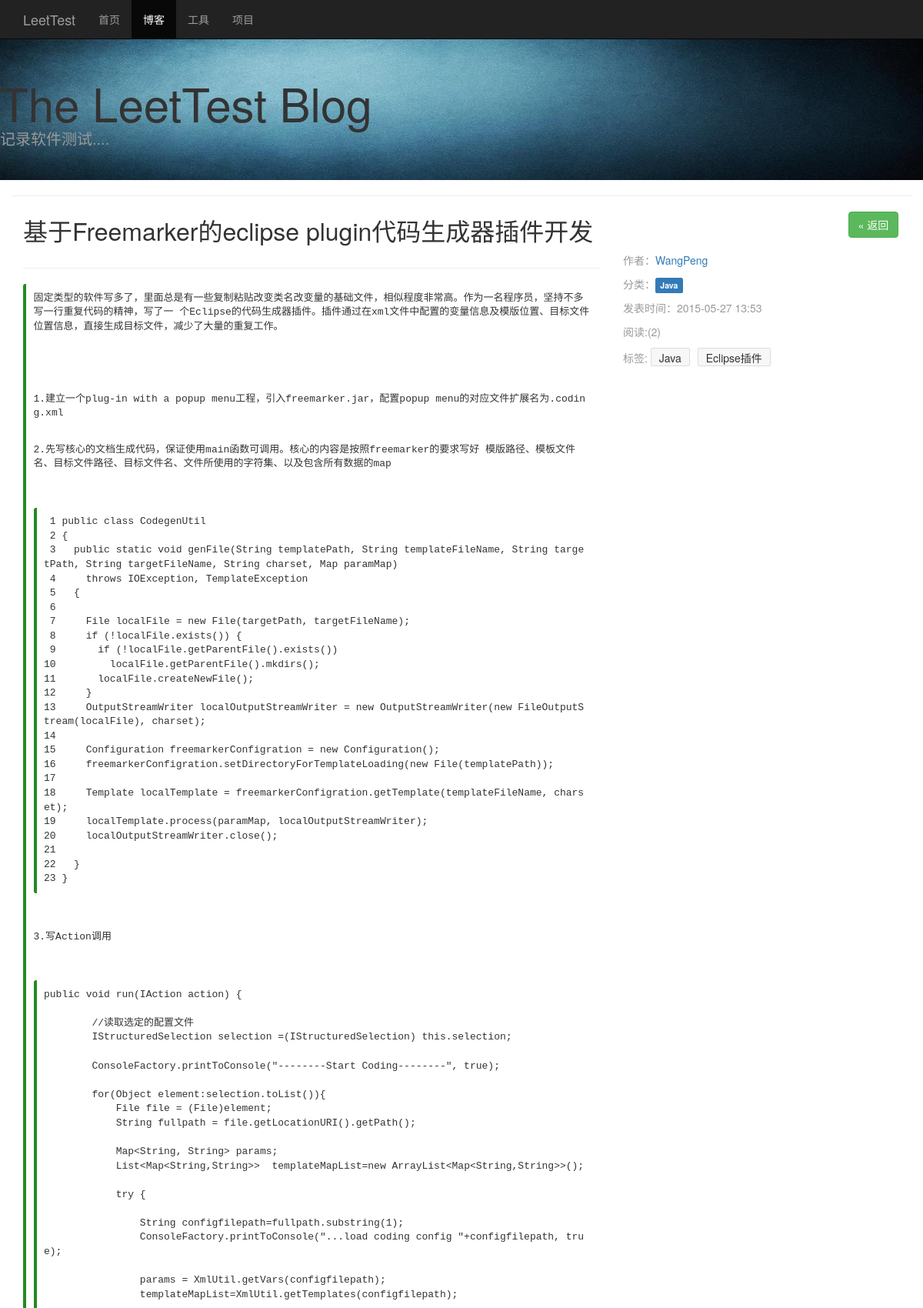
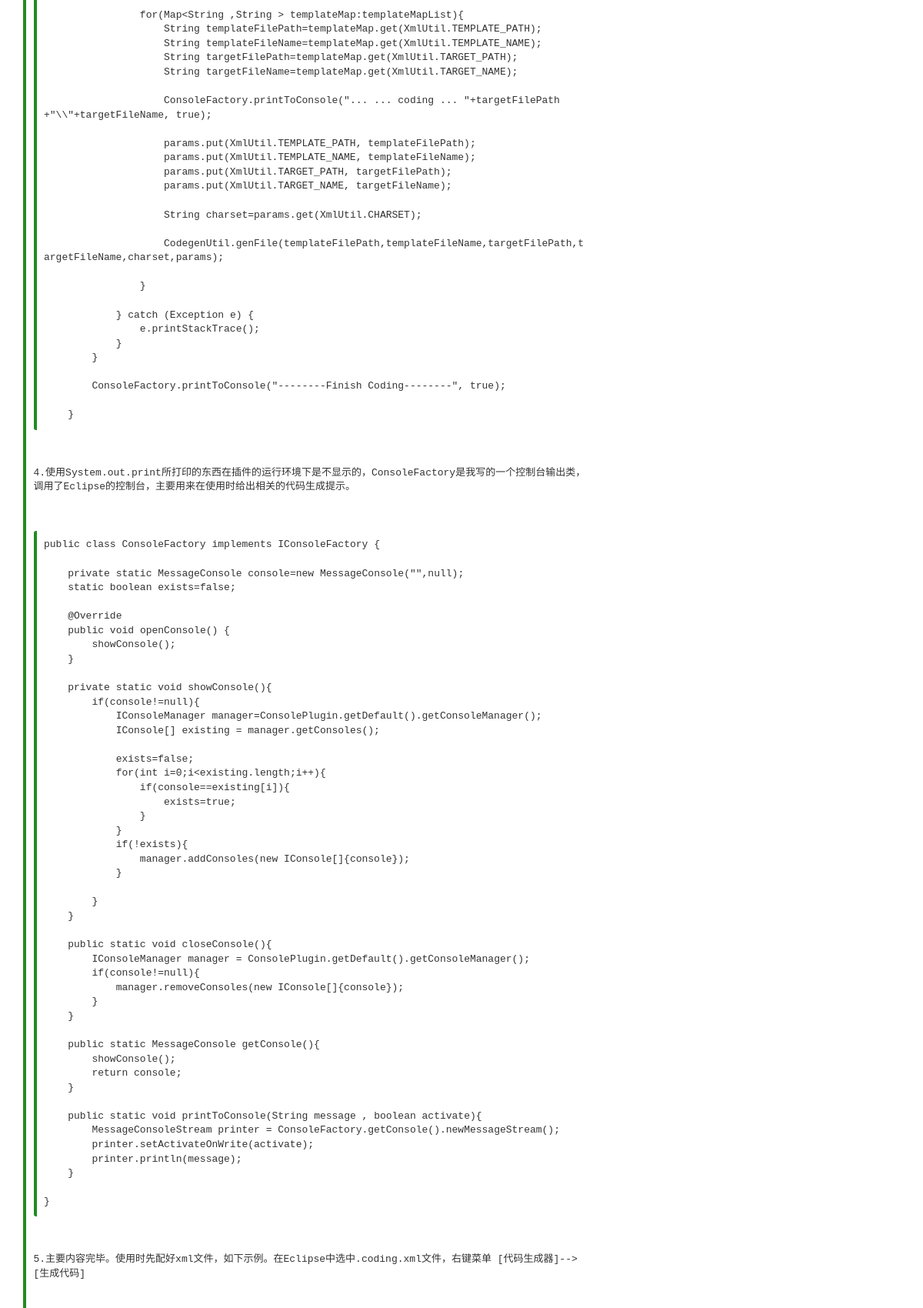
The app's page /blog/2/ (upper part) with its own data (2 pictures, top to bottom).
### blog/models.py (models this page shows, shortened)
class Article(models.Model):
    caption=models.CharField(max_length=50)
    subcaption=models.CharField(max_length=200,blank=True)
    publish_time = models.DateTimeField(auto_now_add=True)
    update_time = models.DateTimeField(auto_now=True)
    author=models.ForeignKey(Author)
    category=models.ForeignKey(Category)
    tags=models.ManyToManyField(Tag,blank=True)
    content=models.TextField()
    readcount=models.IntegerField(default=0)
    ispublic=models.BooleanField('公开发布',default=1)

class Author(models.Model):
    name=models.CharField(max_length=30)
    email=models.CharField(max_length=30,blank=True)
    website=models.CharField(max_length=50,blank=True)
    def __unicode__(self):
        return u'%s' % (self.name)

class Category(models.Model):
    name=models.CharField(max_length=20)
    def __unicode__(self):
        return self.name

### public/models.py (models this page shows, shortened)
class Tag(models.Model):
	RANGE_ALL=0
	RANGE_BLOG_ONLY=1
	RANGE_TOOL_ONLY=2
	tag_name=models.CharField(max_length=20)
	create_time=models.DateTimeField(auto_now_add=True)
	use_range=models.IntegerField(default=0,choices=RANGECHOICE)

### blog/views.py (the view)
# urls.py: url(r'^(?P<article_id>[0-9]+)/$',views.detail,name='detail'),
def detail(request,article_id):
    try:
        article = Article.objects.get(id=article_id)
        article.readcount+=1
        article.save()
        tags=article.tags.all()
    except Article.DoesNotExist:
        raise Http404("文章不存在!")
    if article.ispublic==0 and (not request.user.is_authenticated()):
        raise Http404("权限不足！请登录后重试")
    return render_to_response('article_detail.html', locals(),context_instance=RequestContext(request))

### blog/templates/article_detail.html (shortened to what this page needs)
{% extends "base.html" %}
{% block active-blog %}
  	class="active"
{% endblock %}
{% block css %}
    <link href="/static/css/blog.css" rel="stylesheet">
    <link href="/static/js/syntaxhighlighter/styles/shCore.css" type="text/css" rel="stylesheet"/>
	<link href="/static/js/syntaxhighlighter/styles/shThemeDjango.css" type="text/css" rel="stylesheet"/>
{% endblock %}
{% block content %}
    <div class="blog-header">
        <h1 class="blog-title">The LeetTest Blog</h1>
        <p class="lead blog-description">记录软件测试....</p>
    </div>
    <div class="container ">
    	<div class="row">
			<div class="blog-main">
			<div class="blog-post">
      			<hr>
	    		<div class="blog-post-title col-sm-11">{{ article.caption }}</div>
	    		<div class="col-sm-1">
	    			<p><a class="btn btn-success" href="{% url 'blog:list' %}" role="button">&laquo; 返回</a></p>
		        </div>
		     	<div class="col-sm-8">
      				<hr>
		     		<PRE>{{ article.content|safe }}</PRE>
		     	</div>
		     	<div class="col-sm-3 sol-sm-off-1">
		     		<p class="blog-post-meta">作者：<a href="#">{{ article.author }}</a>
		     		<p class="blog-post-meta">
	      					分类：<a href="../?categoryid={{ article.category.id }}"><span class="label label-primary">{{ article.category }}</span></a>
	      			</p>
	      			<p class="blog-post-meta">发表时间：{{ article.publish_time|date:"Y-m-d H:i" }} </p>
	      			<p class="blog-post-meta">阅读:({{article.readcount}})</p>
	      			<p class="blog-post-meta">标签:
	      				{% for tag in tags%}
			                <a class="tag"href="../?tagid={{ tag.id }}" title="{{tag.tag_name}}">{{tag.tag_name}}</a>
			            {%endfor%}
			        </p>
		     	</div>
	    	</div>
	    	</div>
	    </div>
	    	{% load duoshuo_tags %}
  	</div>
{% endblock %}

### static/css/base.css (style rules this page uses)
body { padding-top: 50px; }

### static/css/blog.css (style rules this page uses)
h1, .h1, h2, .h2, h3, .h3, h4, .h4, h5, .h5, h6, .h6 { margin-top: 0; font-family: "Helvetica Neue", Helvetica, Arial, sans-serif; font-weight: normal; color: #333; }
.blog-header { padding-top: 20px; padding-bottom: 20px; background: url(/static/images/banner0.png) repeat 0 0; background-size:100% 100%; }
.blog-title { margin-top: 30px; margin-bottom: 0; font-size: 60px; font-weight: normal; }
.blog-description { font-size: 20px; color: #999; }
.blog-main { font-size: 18px; line-height: 1.5; }
.blog-post { margin-bottom: 40px; }
.blog-post-title { margin-bottom: 5px; font-size: 32px; }
.blog-post-meta { width: :100%; color: #999; font-size:14px; }
.blog-post pre { white-space: pre-wrap; word-wrap: break-word; border-width:0px; border-left-width:4px; border-left-color: #228B22; border-radius:3px; background-color: #FFFFFF; }
a.tag { background-color:#f7f7f7; border:1px solid #DDD; color:#333; font-size:14px; margin:0 6px 8px 0; padding:0 10px; text-decoration:none; white-space:nowrap; position:relative; border-radius:2px; height:24px; line-height:24px; display:inline-block; }

### records on screen
Article: caption "基于Freemarker的eclipse plugin代码生成器插件开发", content "固定类型的软件写多了，里面总是有一些复制粘贴改变类名改变量的基础文件，相似程度非常高。作为一名程序员，坚持不多写一行重复代码的精神，写了一 个Eclipse的代码生成器插件。插件通过在xml文件中配置的变量信息及模版位置、目标文件位置信息，直接生成目标文件，减少了大量的重复工作。 1.建立一个plug-in with a popup menu工程，引入freemarker.jar，配置popup menu的对应文件扩展名为.coding.xml 2.先写核心的文档生成代码，保证使用main函数可调用。核心的内容是按照freemarker的要求写好 模版路径、模板文件名、目标文件路径、目标文件名、文件所使用的字符集、以及包含所有数据的map 1 public class CodegenUtil 2 { 3 public static void genFile(String templatePath, String templateFileName, String targetPath, String targetFileName, String charset, Map paramMap) 4 throws IOException, TemplateException 5 { 6 7 File localFile = new File(targetPath, targetFileName); 8 if (! localFile.exists()) { 9 if (! localFile.getParentFile().exists()) 10…", author "WangPeng", category "Java", publish_time "2015-05-27 13:53", readcount "2"
Tag: tag_name "Java"
Tag: tag_name "Eclipse插件"
